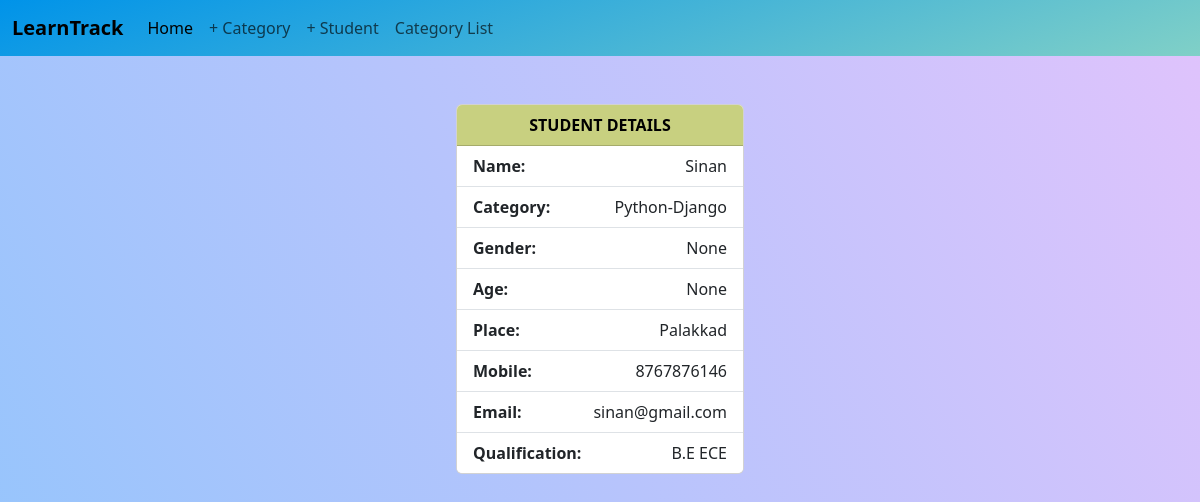
The app's page /student/1/, older data.
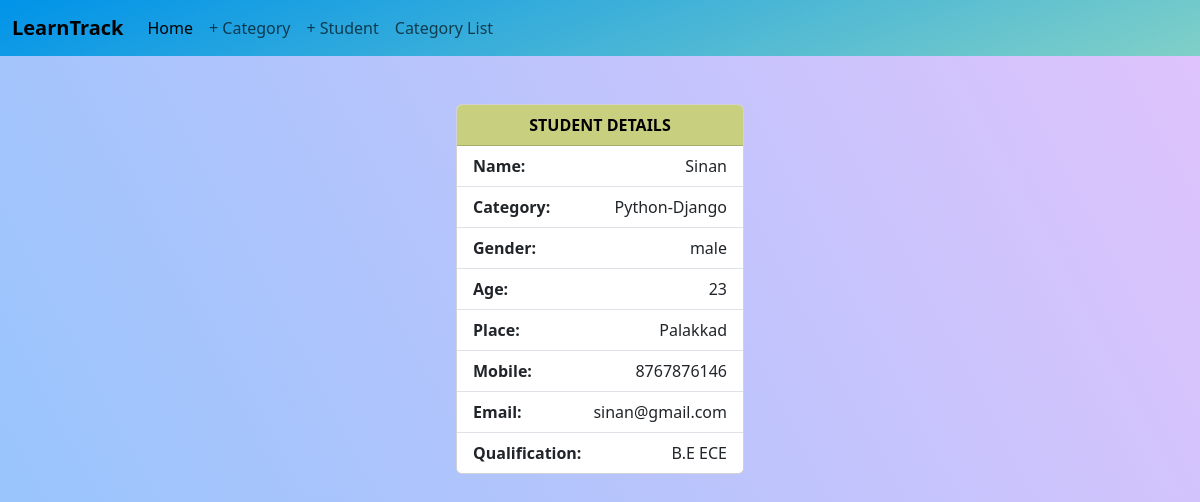
The same page, newer data.
### StudentHub/models.py (models this page shows, shortened)
class Student(models.Model):
    student_name = models.CharField(max_length=200)
    category_name = models.ForeignKey(Category, on_delete=models.CASCADE, related_name="category")
    gender=models.CharField(max_length=20, null=True)
    age=models.IntegerField(null=True)
    place = models.CharField(max_length=200)
    mobile_number = models.CharField(max_length=200)
    email = models.CharField(max_length=200)
    qualification = models.CharField(max_length=200)
    created_date = models.DateTimeField(auto_now_add=True)
    updated_date = models.DateTimeField(auto_now=True)
    is_active = models.BooleanField(default=True)

class Category(models.Model):
    category_name = models.CharField(max_length=200, unique=True)
    created_date = models.DateTimeField(auto_now_add=True)
    updated_date = models.DateTimeField(auto_now=True)
    is_active = models.BooleanField(default=True)
    def __str__(self):
        return self.category_name

### StudentHub/views.py (the view)
# urls.py: path("student/<int:pk>/", views.StudentDetailView.as_view(), name="student-detail"),
class StudentDetailView(View):
    def get(self, request, *args, **kwargs):
        id = kwargs.get('pk')
        qs = Student.objects.get(id=id)
        return render(request, 'student_detail.html', {'data': qs})

### StudentHub/templates/student_detail.html (shortened to what this page needs)
<!DOCTYPE html>
{% load static %}
<html lang="en">
<head>
  <link href="https://cdn.jsdelivr.net/npm/bootstrap@5.3.3/dist/css/bootstrap.min.css" rel="stylesheet"
>
  <link rel="stylesheet" href="{% static 'css/student_detail.css' %}">
</head>
<body>
  <nav class="navbar navbar-expand-lg bg-body-tertiary">
    <div class="container-fluid">
      <a class="navbar-brand fw-bolder" href="#">LearnTrack</a>
      <div class="collapse navbar-collapse" id="navbarSupportedContent">
        <ul class="navbar-nav me-auto mb-2 mb-lg-0">
          <li class="nav-item">
            <a class="nav-link active" aria-current="page" href="{% url 'home' %}">Home</a>
          </li>
          <li class="nav-item">
            <a class="nav-link" href="{% url 'category-add' %}">+ Category</a>
          </li>
          <li class="nav-item">
            <a class="nav-link" href="{% url 'student-add' %}">+ Student</a>
          </li>
          <li class="nav-item">
            <a class="nav-link" href="{% url 'category-list' %}">Category List</a>
          </li>
        </ul>
      </div>
    </div>
  </nav>
  <center>
    <div class="card mt-5" style="width: 18rem;">
      <div class="card-header fw-bolder">
        STUDENT DETAILS
      </div>
      <ul class="list-group list-group-flush">
        <li class="list-group-item"><span><b>Name:</b></span> <span>{{data.student_name}}</span></li>
        <li class="list-group-item"><span><b>Category:</b></span> <span>{{data.category_name}}</span></li>
        <li class="list-group-item"><span><b>Gender:</b></span> <span>{{data.gender}}</span></li>
        <li class="list-group-item"><span><b>Age:</b></span> <span>{{data.age}}</span></li>
        <li class="list-group-item"><span><b>Place:</b></span> <span>{{data.place}}</span></li>
        <li class="list-group-item"><span><b>Mobile:</b></span> <span>{{data.mobile_number}}</span></li>
        <li class="list-group-item"><span><b>Email:</b></span> <span>{{data.email}}</span></li>
        <li class="list-group-item"><span><b>Qualification:</b></span> <span>{{data.qualification}}</span></li>
      </ul>
    </div>
  </center>
</body>
</html>

Row changes from the older to the newer data that the page shows:
changed Student "Sinan": gender "None" → "male"; age "None" → "23"
